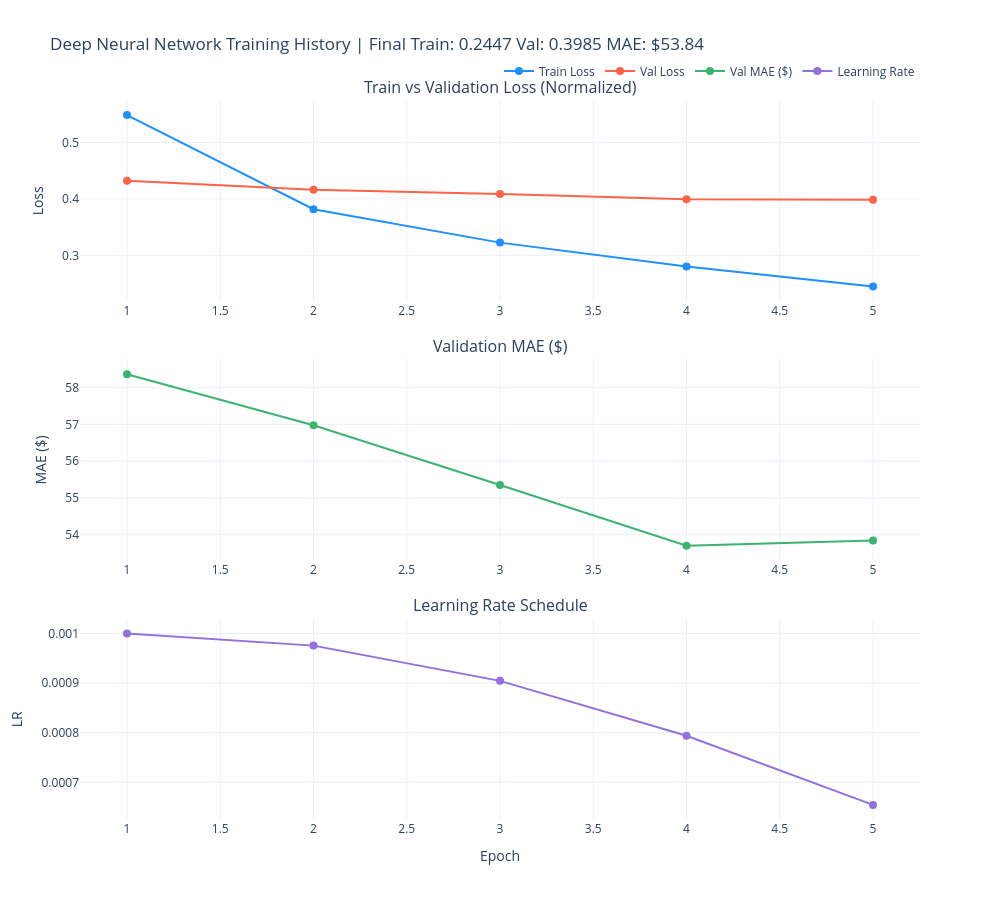

This figure's notebook cell:
### Code cell
history = runner.train(epochs=5)
plot_training_history(history)

### Figure 1 — Plotly figure (JSON) as saved in the notebook; plotly's stock layout.template omitted (floating-point values rounded to 4 significant figures)
{"data": [{"line": {"color": "dodgerblue", "width": 2}, "marker": {"size": 8}, "mode": "lines+markers", "name": "Train Loss", "type": "scatter", "x": [1, 2, 3, 4, 5], "xaxis": "x", "y": [0.5486, 0.3817, 0.3225, 0.2804, 0.2447], "yaxis": "y"}, {"line": {"color": "tomato", "width": 2}, "marker": {"size": 8}, "mode": "lines+markers", "name": "Val Loss", "type": "scatter", "x": [1, 2, 3, 4, 5], "xaxis": "x", "y": [0.4321, 0.4162, 0.4085, 0.3995, 0.3985], "yaxis": "y"}, {"hovertemplate": "Epoch %{x}<br>MAE: $%{y:,.2f}<extra></extra>", "line": {"color": "mediumseagreen", "width": 2}, "marker": {"size": 8}, "mode": "lines+markers", "name": "Val MAE ($)", "type": "scatter", "x": [1, 2, 3, 4, 5], "xaxis": "x2", "y": [58.36, 56.98, 55.35, 53.7, 53.84], "yaxis": "y2"}, {"line": {"color": "mediumpurple", "width": 2}, "marker": {"size": 8}, "mode": "lines+markers", "name": "Learning Rate", "type": "scatter", "x": [1, 2, 3, 4, 5], "xaxis": "x3", "y": [0.001, 0.0009755, 0.0009045, 0.0007939, 0.0006545], "yaxis": "y3"}], "layout": {"annotations": [{"font": {"size": 16}, "showarrow": false, "text": "Train vs Validation Loss (Normalized)", "x": 0.5, "xanchor": "center", "xref": "paper", "y": 1, "yanchor": "bottom", "yref": "paper"}, {"font": {"size": 16}, "showarrow": false, "text": "Validation MAE ($)", "x": 0.5, "xanchor": "center", "xref": "paper", "y": 0.64, "yanchor": "bottom", "yref": "paper"}, {"font": {"size": 16}, "showarrow": false, "text": "Learning Rate Schedule", "x": 0.5, "xanchor": "center", "xref": "paper", "y": 0.28, "yanchor": "bottom", "yref": "paper"}], "height": 900, "legend": {"orientation": "h", "x": 1, "xanchor": "right", "y": 1.02, "yanchor": "bottom"}, "showlegend": true, "title": {"text": "Deep Neural Network Training History | Final Train: 0.2447 Val: 0.3985 MAE: $53.84"}, "width": 1000, "xaxis": {"anchor": "y", "domain": [0, 1]}, "xaxis2": {"anchor": "y2", "domain": [0, 1]}, "xaxis3": {"anchor": "y3", "domain": [0, 1], "title": {"text": "Epoch"}}, "yaxis": {"anchor": "x", "domain": [0.72, 1], "title": {"text": "Loss"}}, "yaxis2": {"anchor": "x2", "domain": [0.36, 0.64], "title": {"text": "MAE ($)"}}, "yaxis3": {"anchor": "x3", "domain": [0, 0.28], "title": {"text": "LR"}}}}
